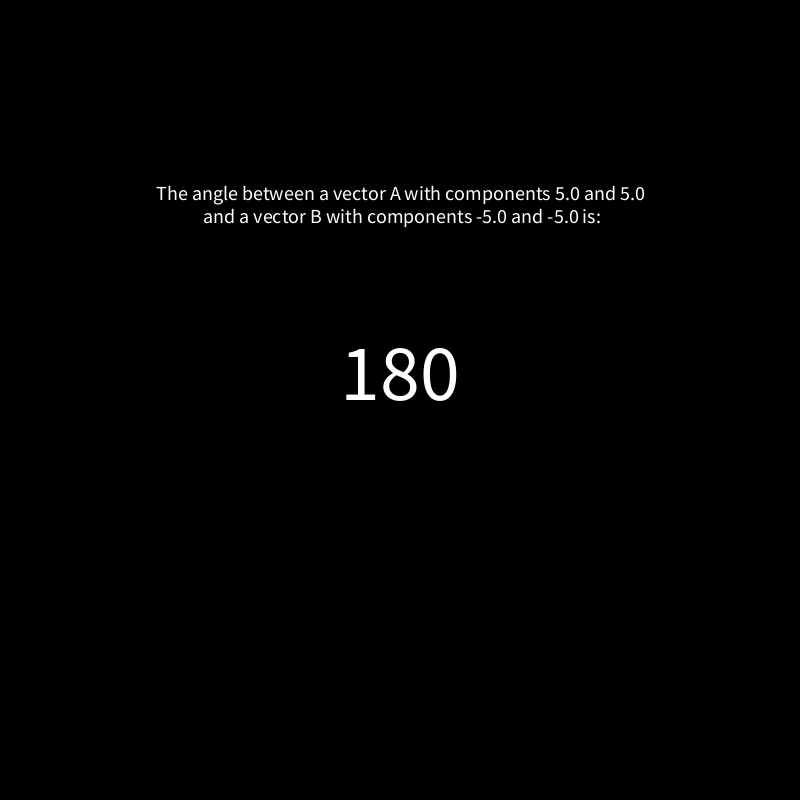
Frame 1 (no input)
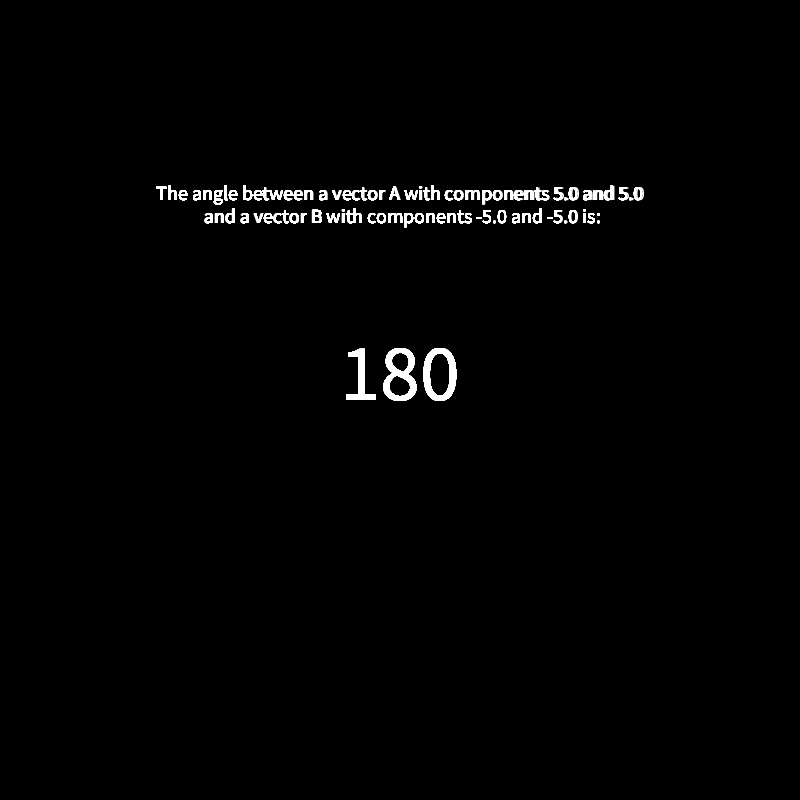
Frame 60 (the mouse pressed at the canvas centre just before this capture)
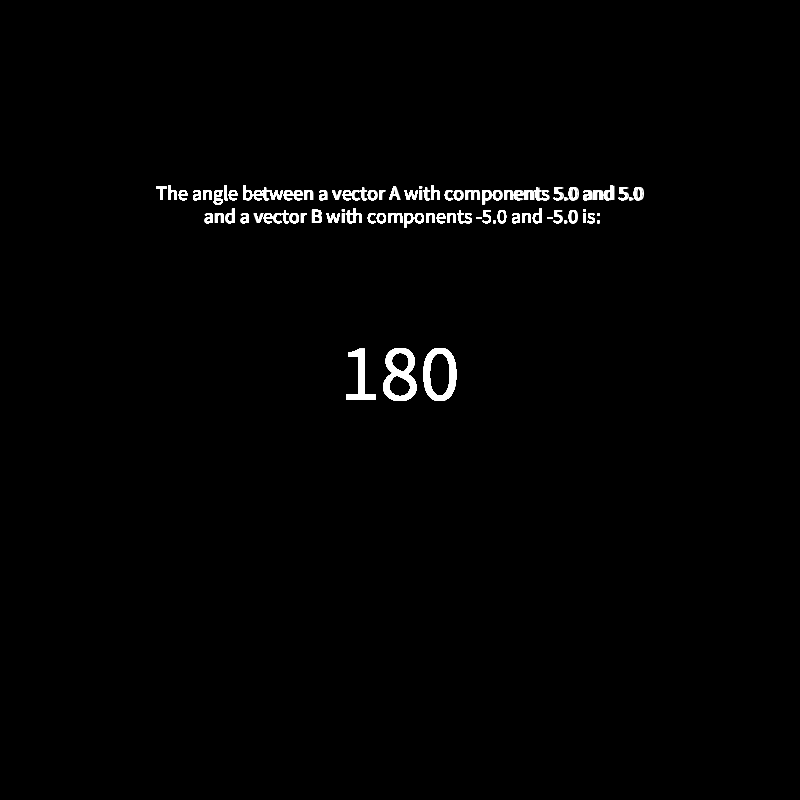
Frame 120 (the mouse held since frame 60 and released just before this capture)

The Processing sketch that drew these frames (run headless with seeded random() and noise(); from frame 60 on, the mouse is pressed at the canvas centre):

// Processing sketch: CalculateAngleVectors
// ── CalculateAngleVectors.pde
void setup(){
  background(0);
  size(800,800);
}

void draw(){
  angleBetweenVectorsRect(5,5,-5,-5);  //functions defined below...
  //angleBetweenVectorsPol(sqrt(50), sqrt(50), 45, 225);
}

float angleBetweenVectorsRect(float ax, float ay, float bx, float by){  //this function finds the angle if components are given
  textAlign(CENTER);
  textSize(20);
  text("The angle between a vector A with components " + ax + " and " + ay + "\n and a vector B with components " + bx + " and " + by + " is:", width/2, 200);
  textSize(80);
  text(round(degrees(acos(AxBx_AyBy(ax, ay, bx, by)/AB(ax, ay, bx, by)))), width/2, height/2);  //uses dot product to find angle : https://en.wikipedia.org/wiki/Dot_product  A.B = AxBx + AyBy = |A||B|cos angle
  return acos(AxBx_AyBy(ax, ay, bx, by)/AB(ax, ay, bx, by));
}

float AxBx_AyBy(float ax, float ay, float bx, float by){  //part of the formula in line 16
  return ax*bx+ay*by;  //just a simple calculation that makes line 16 more legible
}

float AB(float ax, float ay, float bx, float by){  //also part of the formula in line 16
  return sqrt(pow(ax, 2) + pow(ay,2))*sqrt(pow(bx,2) + pow(by, 2));  //using Pythagorean theorem to find the magnitude of the vectors and multiplying them together
}

/******************************************************************** 
//I just realized that the rest of this code is useless, because you can just do 225 - 45 = 180 and bypass all of these calculations.  It still works, so if you want, get rid of the comment


float angleBetweenVectorsPol(float A, float B, float angleA, float angleB){  //this function finds the angle if the magnitude and ANGLE are given
  float ax = XcomponentA(A, angleA);  //finds components using trigonometry and functions below
  float ay = YcomponentA(A, angleA);
  float bx = XcomponentB(B, angleB);
  float by = YcomponentB(B, angleB);
  textSize(20);
  text("The angle between a vector A of magnitude " + A + " at an angle of " + angleA + "\n and a vector B of magnitude " + B + " at an angle of " + angleB + " is:", width/2, 500);
  textSize(80);
  text(round(degrees(acos(AxBx_AyBy(ax, ay, bx, by)/AB(ax, ay, bx, by)))), width/2, 700);
  return acos(AxBx_AyBy(ax, ay, bx, by)/AB(ax, ay, bx, by));
}

float XcomponentA(float A, float angleA){
  float ax = A * cos(radians(angleA));
  return ax;
}

float YcomponentA(float A, float angleA){
  float ay = A * sin(radians(angleA));
  return ay;
}

float XcomponentB(float B, float angleB){
  float bx = B * cos(radians(angleB));
  return bx;
}

float YcomponentB(float B, float angleB){
  float by = B * sin(radians(angleB));
  return by;
}

*********************************************************************/
